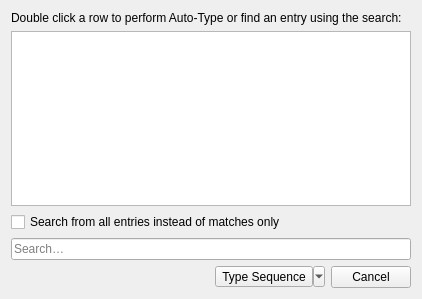
<?xml version="1.0" encoding="UTF-8"?>
<ui version="4.0">
 <class>AutoTypeSelectDialog</class>
 <widget class="QDialog" name="AutoTypeSelectDialog">
  <property name="geometry">
   <rect>
    <x>0</x>
    <y>0</y>
    <width>418</width>
    <height>295</height>
   </rect>
  </property>
  <property name="windowTitle">
   <string>Auto-Type - KeePassXC</string>
  </property>
  <layout class="QVBoxLayout" name="verticalLayout">
   <item>
    <widget class="QLabel" name="label">
     <property name="text">
      <string>Double click a row to perform Auto-Type or find an entry using the search:</string>
     </property>
    </widget>
   </item>
   <item>
    <widget class="AutoTypeMatchView" name="view">
     <property name="sizePolicy">
      <sizepolicy hsizetype="Expanding" vsizetype="MinimumExpanding">
       <horstretch>0</horstretch>
       <verstretch>0</verstretch>
      </sizepolicy>
     </property>
     <property name="minimumSize">
      <size>
       <width>0</width>
       <height>175</height>
      </size>
     </property>
     <property name="cursor" stdset="0">
      <cursorShape>PointingHandCursor</cursorShape>
     </property>
     <property name="tabKeyNavigation">
      <bool>false</bool>
     </property>
     <property name="showDropIndicator" stdset="0">
      <bool>false</bool>
     </property>
     <property name="alternatingRowColors">
      <bool>true</bool>
     </property>
     <property name="selectionMode">
      <enum>QAbstractItemView::SingleSelection</enum>
     </property>
     <property name="selectionBehavior">
      <enum>QAbstractItemView::SelectRows</enum>
     </property>
     <property name="sortingEnabled">
      <bool>true</bool>
     </property>
     <attribute name="horizontalHeaderShowSortIndicator" stdset="0">
      <bool>true</bool>
     </attribute>
     <attribute name="horizontalHeaderStretchLastSection">
      <bool>true</bool>
     </attribute>
     <attribute name="verticalHeaderVisible">
      <bool>false</bool>
     </attribute>
    </widget>
   </item>
   <item>
    <widget class="QWidget" name="buttonBox_2" native="true">
     <layout class="QHBoxLayout" name="horizontalLayout_2">
      <property name="spacing">
       <number>10</number>
      </property>
      <property name="leftMargin">
       <number>0</number>
      </property>
      <property name="topMargin">
       <number>0</number>
      </property>
      <property name="rightMargin">
       <number>0</number>
      </property>
      <property name="bottomMargin">
       <number>0</number>
      </property>
      <item>
       <widget class="QCheckBox" name="searchCheckBox">
        <property name="text">
         <string>Search from all entries instead of matches only</string>
        </property>
       </widget>
      </item>
      <item>
       <spacer name="horizontalSpacer">
        <property name="orientation">
         <enum>Qt::Horizontal</enum>
        </property>
        <property name="sizeHint" stdset="0">
         <size>
          <width>40</width>
          <height>20</height>
         </size>
        </property>
       </spacer>
      </item>
     </layout>
    </widget>
   </item>
   <item>
    <widget class="QLineEdit" name="search">
     <property name="sizePolicy">
      <sizepolicy hsizetype="MinimumExpanding" vsizetype="Fixed">
       <horstretch>0</horstretch>
       <verstretch>0</verstretch>
      </sizepolicy>
     </property>
     <property name="minimumSize">
      <size>
       <width>400</width>
       <height>0</height>
      </size>
     </property>
     <property name="placeholderText">
      <string>Search…</string>
     </property>
     <property name="clearButtonEnabled">
      <bool>true</bool>
     </property>
    </widget>
   </item>
   <item>
    <layout class="QHBoxLayout" name="horizontalLayout">
     <item>
      <spacer name="horizontalSpacer_2">
       <property name="orientation">
        <enum>Qt::Horizontal</enum>
       </property>
       <property name="sizeHint" stdset="0">
        <size>
         <width>40</width>
         <height>20</height>
        </size>
       </property>
      </spacer>
     </item>
     <item>
      <widget class="QToolButton" name="action">
       <property name="text">
        <string>Type Sequence</string>
       </property>
       <property name="popupMode">
        <enum>QToolButton::MenuButtonPopup</enum>
       </property>
      </widget>
     </item>
     <item>
      <widget class="QPushButton" name="cancelButton">
       <property name="text">
        <string>Cancel</string>
       </property>
       <property name="autoDefault">
        <bool>false</bool>
       </property>
      </widget>
     </item>
    </layout>
   </item>
  </layout>
 </widget>
 <customwidgets>
  <customwidget>
   <class>AutoTypeMatchView</class>
   <extends>QTableView</extends>
   <header>autotype/AutoTypeMatchView.h</header>
  </customwidget>
 </customwidgets>
 <tabstops>
  <tabstop>view</tabstop>
  <tabstop>searchCheckBox</tabstop>
  <tabstop>search</tabstop>
 </tabstops>
 <resources/>
 <connections/>
</ui>
